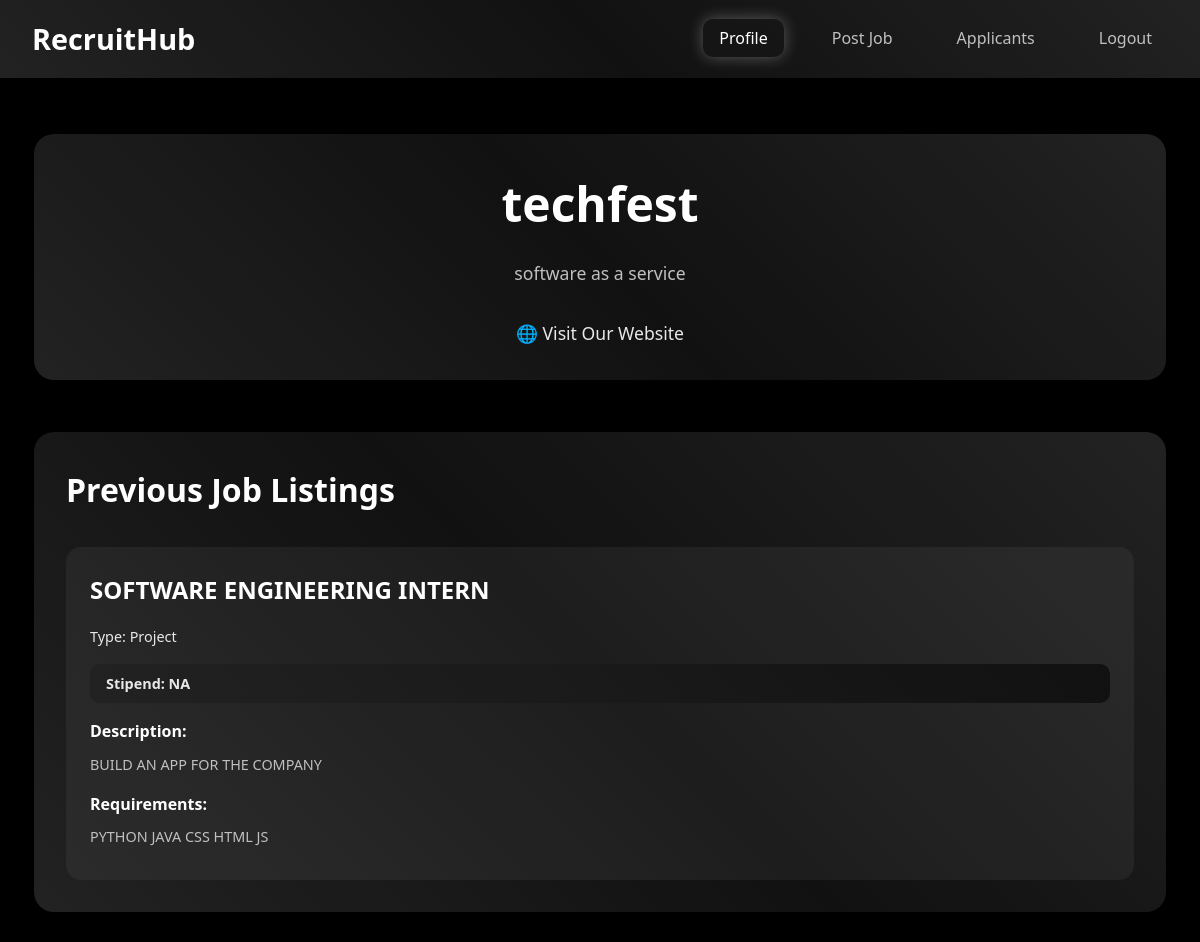
Page /STARTUP (signed in) on the committed database.
### Models.py (models this page shows)
class CompanyProfile(db.Model):
    __tablename__ = "company_profile"
    id = db.Column(db.Integer, primary_key=True)
    company_name = db.Column(db.String(200), nullable=False)
    comp_password = db.Column(db.String(256), nullable=False)
    description = db.Column(db.String(200))  # 200 characters
    website = db.Column(db.String(200))
    job_listings = db.relationship("JobListing", backref="company", lazy=True)

class JobListing(db.Model):
    __tablename__ = "job_listing"
    id = db.Column(db.Integer, primary_key=True)
    company_id = db.Column(db.Integer, db.ForeignKey("company_profile.id"), nullable=False)
    title = db.Column(db.String(200), nullable=False)
    description = db.Column(db.Text, nullable=False)
    job_type = db.Column(db.String(50))  # Internship / Project
    stipend = db.Column(db.String(100))
    requirements = db.Column(db.String(300))
    company_name = db.Column(db.String(200))

### app.py (the view, shortened to what this page needs)
@app.route('/STARTUP', methods=["POST", "GET"])
def index():
    company_id = session.get('company_id')
    if not company_id:
        return redirect(url_for('login_company'))
    company = CompanyProfile.query.get(company_id)
    if not company:
        session.clear()
        return redirect(url_for('login_company'))
    if request.method == "GET":
        job_listings = JobListing.query.filter_by(company_id=company.id).all()
        students = StudentProfile.query.all()
        return render_template('index_startup.html', company=company, jobs=job_listings, students=students)

### templates/index_startup.html (shortened to what this page needs)
<!DOCTYPE html>
<html lang="en">
<head>
    <link rel="stylesheet" href="{{ url_for('static', filename='styles_startup.css') }}">
</head>
<body>
<nav class="navbar">
    <div class="nav-container">
        <div class="logo">RecruitHub</div>
        <ul class="nav-links">
            <li><a href="#" class="nav-link active" data-page="profile">Profile</a></li>
            <li><a href="#" class="nav-link" data-page="jobs">Post Job</a></li>
            <li><a href="#" class="nav-link" data-page="applicants">Applicants</a></li>
            <li><a href="{{ url_for('logout') }}" class="nav-link logout">Logout</a></li>
        </ul>
    </div>
</nav>
<div class="main-container">
    <div id="profile-page" class="page">
        <div class="company-header card">
            <div class="card-inner">
                <h1>{{ company.company_name }}</h1>
                <p class="company-description">{{ company.description }}</p>
                <a href="{{ company.website }}" target="_blank" class="website-link">
                    🌐 Visit Our Website
                </a>
            </div>
        </div>
        <div class="card">
            <div class="card-inner">
                <h2>Previous Job Listings</h2>
                <div class="job-grid" id="previous-jobs">
                    {% if jobs %}
                        {% for job in jobs %}
                        <div class="job-card">
                            <h3>{{ job.title }}</h3>
                            <p class="job-type">Type: {{ job.job_type }}</p>
                            <p class="stipend">Stipend: {{ job.stipend }}</p>
                            <div class="job-description">
                                <h4>Description:</h4>
                                <p>{{ job.description }}</p>
                            </div>
                            <div class="job-requirements">
                                <h4>Requirements:</h4>
                                <p>{{ job.requirements }}</p>
                            </div>
                        </div>
                        {% endfor %}
                    {% else %}
                        <div class="no-jobs-message">
                            <h3>No Jobs Posted Yet</h3>
                            <p>Click on "Post Job" to create your first job listing.</p>
                        </div>
                    {% endif %}
                </div>
            </div>
        </div>
    </div>
</div>
</body>
</html>

### static/styles_startup.css (style rules this page uses)
:root { --bg-black: #000000; --silver-light: #e8e8e8; --silver-dark: #a0a0a0; --gradient-border: linear-gradient(45deg, #222222, #111111, #222222); --gradient-hover: linear-gradient(45deg, #222222, #1a1a1a, #222222); --text-primary: #ffffff; --text-secondary: #c0c0c0; --border-radius: 20px; --glow-color: rgba(255, 255, 255, 0.3); }
* { margin: 0; padding: 0; box-sizing: border-box; }
body { background: var(--bg-black); color: var(--text-primary); font-family: 'Segoe UI', Tahoma, Geneva, Verdana, sans-serif; line-height: 1.6; min-height: 100vh; }
.navbar { position: fixed; top: 0; width: 100%; background: rgba(0, 0, 0, 0.95); backdrop-filter: blur(10px); z-index: 1000; padding: 1rem 2rem; border-bottom: 2px solid transparent; background-image: var(--gradient-border); background-clip: padding-box; }
.nav-container { display: flex; justify-content: space-between; align-items: center; max-width: 1200px; margin: 0 auto; }
.logo { font-size: 1.8rem; font-weight: bold; color: #fff; background: none; -webkit-background-clip: initial; -webkit-text-fill-color: initial; background-clip: initial; }
.nav-links { display: flex; gap: 2rem; list-style: none; }
.nav-links a { color: var(--text-secondary); text-decoration: none; padding: 0.5rem 1rem; border-radius: 10px; transition: all 0.3s ease; position: relative; }
.nav-links a:hover, .nav-links a.active { color: var(--text-primary); background: linear-gradient(45deg, rgba(34,34,34,0.1), rgba(17,17,17,0.1)); box-shadow: 0 0 15px var(--glow-color); }
.main-container { margin-top: 100px; padding: 2rem; max-width: 1200px; margin-left: auto; margin-right: auto; }
.card { background: var(--bg-black); border: 2px solid transparent; background-image: var(--gradient-border); background-origin: border-box; background-clip: content-box, border-box; border-radius: var(--border-radius); padding: 2rem; margin-bottom: 2rem; transition: all 0.3s ease; position: relative; }
.card::before { content: ''; position: absolute; inset: 0; padding: 2px; background: var(--gradient-border); border-radius: var(--border-radius); mask-composite: exclude; -webkit-mask-composite: xor; }
.card-inner { position: relative; z-index: 1; }
h1 { font-size: 3rem; font-weight: bold; margin-bottom: 1rem; background: linear-gradient(45deg, #222222, #111111); -webkit-background-clip: text; -webkit-text-fill-color: transparent; background-clip: text; }
h2 { font-size: 2rem; margin-bottom: 1rem; color: var(--text-primary); }
h3 { font-size: 1.5rem; margin-bottom: 0.5rem; color: var(--silver-light); }
p { color: var(--text-secondary); margin-bottom: 1rem; }
.job-grid { display: grid; grid-template-columns: repeat(auto-fit, minmax(300px, 1fr)); gap: 1.5rem; margin-top: 2rem; }
.job-card { background: rgba(255, 255, 255, 0.05); border-radius: 15px; padding: 1.5rem; transition: all 0.3s ease; }
.job-card h3 { color: var(--text-primary); margin-bottom: 0.5rem; }
.job-card .job-type, .job-card .stipend { color: var(--silver-light); font-size: 0.9rem; margin-bottom: 1rem; }
.job-card .job-description, .job-card .job-requirements { margin-top: 1rem; }
.job-card h4 { color: var(--text-primary); margin-bottom: 0.5rem; font-size: 1rem; }
.job-card p { color: var(--text-secondary); font-size: 0.9rem; margin-bottom: 0.5rem; }
.company-header { text-align: center; margin-bottom: 3rem; }
.company-description { font-size: 1.1rem; max-width: 600px; margin: 0 auto 2rem; }
.website-link { color: var(--silver-light); text-decoration: none; font-size: 1.1rem; transition: all 0.3s ease; }
.job-card h3 { color: var(--text-primary); margin-bottom: 1rem; }
.stipend { background: linear-gradient(45deg, #222222, #111111); padding: 0.5rem 1rem; border-radius: 10px; font-weight: bold; color: var(--silver-light); }
.company-header .card-inner h1 { color: #fff; background: none; -webkit-background-clip: initial; -webkit-text-fill-color: initial; background-clip: initial; }

### rows in the picture
CompanyProfile: company_name "techfest", description "software as a service"
JobListing: title "SOFTWARE ENGINEERING INTERN", job_type "Project", stipend "NA", description "BUILD AN APP FOR THE COMPANY", requirements "PYTHON JAVA CSS HTML JS"
